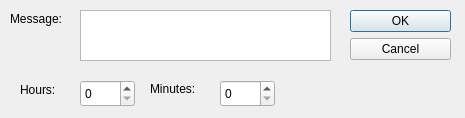
<?xml version="1.0" encoding="UTF-8"?>
<ui version="4.0">
 <class>ABell</class>
 <widget class="QDialog" name="ABell">
  <property name="geometry">
   <rect>
    <x>0</x>
    <y>0</y>
    <width>465</width>
    <height>118</height>
   </rect>
  </property>
  <property name="windowTitle">
   <string>Dialog</string>
  </property>
  <widget class="QDialogButtonBox" name="buttonBox">
   <property name="geometry">
    <rect>
     <x>350</x>
     <y>10</y>
     <width>101</width>
     <height>61</height>
    </rect>
   </property>
   <property name="orientation">
    <enum>Qt::Vertical</enum>
   </property>
   <property name="standardButtons">
    <set>QDialogButtonBox::Cancel|QDialogButtonBox::Ok</set>
   </property>
  </widget>
  <widget class="QLabel" name="label">
   <property name="geometry">
    <rect>
     <x>10</x>
     <y>10</y>
     <width>67</width>
     <height>17</height>
    </rect>
   </property>
   <property name="text">
    <string>Message:</string>
   </property>
  </widget>
  <widget class="QLabel" name="label_2">
   <property name="geometry">
    <rect>
     <x>20</x>
     <y>80</y>
     <width>51</width>
     <height>20</height>
    </rect>
   </property>
   <property name="text">
    <string>Hours:</string>
   </property>
  </widget>
  <widget class="QSpinBox" name="hrspin">
   <property name="geometry">
    <rect>
     <x>80</x>
     <y>80</y>
     <width>55</width>
     <height>27</height>
    </rect>
   </property>
  </widget>
  <widget class="QLabel" name="label_3">
   <property name="geometry">
    <rect>
     <x>150</x>
     <y>80</y>
     <width>67</width>
     <height>17</height>
    </rect>
   </property>
   <property name="text">
    <string>Minutes:</string>
   </property>
  </widget>
  <widget class="QSpinBox" name="minspin">
   <property name="geometry">
    <rect>
     <x>220</x>
     <y>80</y>
     <width>55</width>
     <height>27</height>
    </rect>
   </property>
  </widget>
  <widget class="QTextEdit" name="message">
   <property name="geometry">
    <rect>
     <x>80</x>
     <y>10</y>
     <width>251</width>
     <height>51</height>
    </rect>
   </property>
  </widget>
 </widget>
 <resources/>
 <connections>
  <connection>
   <sender>buttonBox</sender>
   <signal>accepted()</signal>
   <receiver>ABell</receiver>
   <slot>accept()</slot>
   <hints>
    <hint type="sourcelabel">
     <x>248</x>
     <y>254</y>
    </hint>
    <hint type="destinationlabel">
     <x>157</x>
     <y>274</y>
    </hint>
   </hints>
  </connection>
  <connection>
   <sender>buttonBox</sender>
   <signal>rejected()</signal>
   <receiver>ABell</receiver>
   <slot>reject()</slot>
   <hints>
    <hint type="sourcelabel">
     <x>316</x>
     <y>260</y>
    </hint>
    <hint type="destinationlabel">
     <x>286</x>
     <y>274</y>
    </hint>
   </hints>
  </connection>
 </connections>
</ui>
